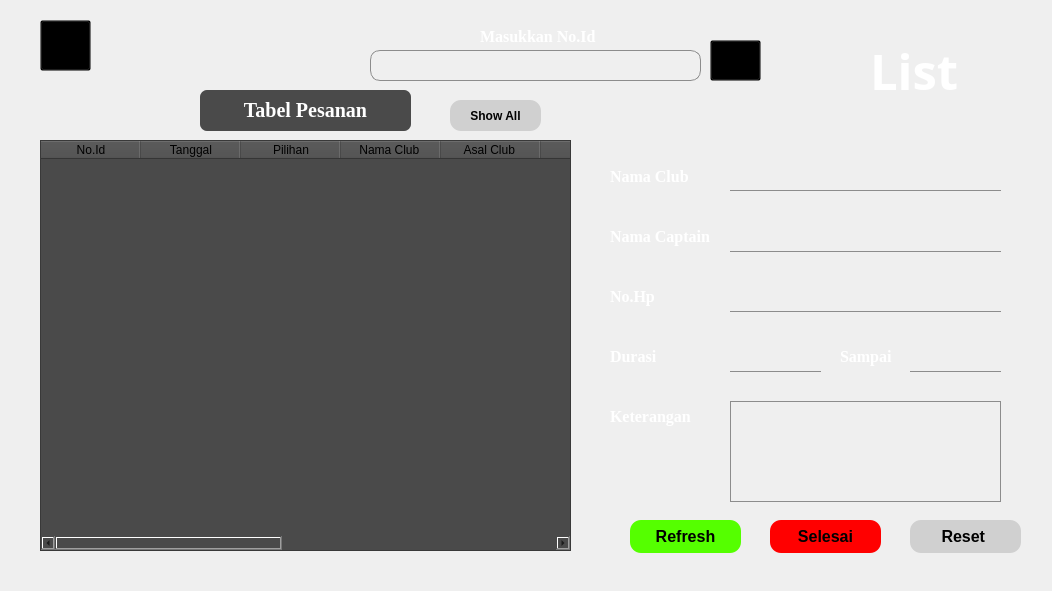
<?xml version="1.0" encoding="UTF-8"?>
<ui version="4.0">
 <class>List</class>
 <widget class="QMainWindow" name="List">
  <property name="geometry">
   <rect>
    <x>0</x>
    <y>0</y>
    <width>1052</width>
    <height>591</height>
   </rect>
  </property>
  <property name="windowTitle">
   <string>LIST</string>
  </property>
  <widget class="QWidget" name="centralwidget">
   <widget class="QTableWidget" name="tabelpeserta">
    <property name="geometry">
     <rect>
      <x>40</x>
      <y>140</y>
      <width>531</width>
      <height>411</height>
     </rect>
    </property>
    <property name="styleSheet">
     <string notr="true">


background-color: rgb(74, 74, 74)</string>
    </property>
    <property name="rowCount">
     <number>0</number>
    </property>
    <property name="columnCount">
     <number>11</number>
    </property>
    <attribute name="horizontalHeaderMinimumSectionSize">
     <number>50</number>
    </attribute>
    <attribute name="horizontalHeaderShowSortIndicator" stdset="0">
     <bool>true</bool>
    </attribute>
    <attribute name="horizontalHeaderStretchLastSection">
     <bool>true</bool>
    </attribute>
    <column>
     <property name="text">
      <string>No.Id</string>
     </property>
    </column>
    <column>
     <property name="text">
      <string>Tanggal</string>
     </property>
    </column>
    <column>
     <property name="text">
      <string>Pilihan</string>
     </property>
    </column>
    <column>
     <property name="text">
      <string>Nama Club </string>
     </property>
    </column>
    <column>
     <property name="text">
      <string>Asal Club </string>
     </property>
    </column>
    <column>
     <property name="text">
      <string>Captain</string>
     </property>
    </column>
    <column>
     <property name="text">
      <string>No.HP</string>
     </property>
    </column>
    <column>
     <property name="text">
      <string>Banyak Pemain</string>
     </property>
    </column>
    <column>
     <property name="text">
      <string>Waktu Mulai</string>
     </property>
    </column>
    <column>
     <property name="text">
      <string>Waktu Akhir</string>
     </property>
    </column>
    <column>
     <property name="text">
      <string>Keterangan</string>
     </property>
    </column>
   </widget>
   <widget class="QTextBrowser" name="textBrowser">
    <property name="geometry">
     <rect>
      <x>730</x>
      <y>160</y>
      <width>271</width>
      <height>31</height>
     </rect>
    </property>
    <property name="font">
     <font>
      <pointsize>9</pointsize>
     </font>
    </property>
    <property name="styleSheet">
     <string notr="true">background-color: rgb(0,0,0,0);
border : None ; 
border-bottom: 1px solid rgb(140, 140, 140); 
padding-bottom:7px; 
color: rgb(255, 255, 255);
</string>
    </property>
   </widget>
   <widget class="QLabel" name="label_2">
    <property name="geometry">
     <rect>
      <x>610</x>
      <y>160</y>
      <width>91</width>
      <height>32</height>
     </rect>
    </property>
    <property name="font">
     <font>
      <family>Times New Roman</family>
      <pointsize>12</pointsize>
      <weight>75</weight>
      <bold>true</bold>
     </font>
    </property>
    <property name="styleSheet">
     <string notr="true">color: rgb(255, 255, 255);</string>
    </property>
    <property name="text">
     <string>Nama Club</string>
    </property>
   </widget>
   <widget class="QLabel" name="label_4">
    <property name="geometry">
     <rect>
      <x>610</x>
      <y>220</y>
      <width>111</width>
      <height>32</height>
     </rect>
    </property>
    <property name="font">
     <font>
      <family>Times New Roman</family>
      <pointsize>12</pointsize>
      <weight>75</weight>
      <bold>true</bold>
     </font>
    </property>
    <property name="styleSheet">
     <string notr="true">color: rgb(255, 255, 255);
</string>
    </property>
    <property name="text">
     <string>Nama Captain</string>
    </property>
   </widget>
   <widget class="QLabel" name="label_9">
    <property name="geometry">
     <rect>
      <x>610</x>
      <y>280</y>
      <width>81</width>
      <height>32</height>
     </rect>
    </property>
    <property name="font">
     <font>
      <family>Times New Roman</family>
      <pointsize>12</pointsize>
      <weight>75</weight>
      <bold>true</bold>
     </font>
    </property>
    <property name="styleSheet">
     <string notr="true">color: rgb(255, 255, 255);</string>
    </property>
    <property name="text">
     <string>No.Hp</string>
    </property>
   </widget>
   <widget class="QLabel" name="label_6">
    <property name="geometry">
     <rect>
      <x>610</x>
      <y>340</y>
      <width>91</width>
      <height>32</height>
     </rect>
    </property>
    <property name="font">
     <font>
      <family>Times New Roman</family>
      <pointsize>12</pointsize>
      <weight>75</weight>
      <bold>true</bold>
     </font>
    </property>
    <property name="styleSheet">
     <string notr="true">color: rgb(255, 255, 255);</string>
    </property>
    <property name="text">
     <string>Durasi </string>
    </property>
   </widget>
   <widget class="QLabel" name="label_8">
    <property name="geometry">
     <rect>
      <x>840</x>
      <y>340</y>
      <width>61</width>
      <height>32</height>
     </rect>
    </property>
    <property name="font">
     <font>
      <family>Times New Roman</family>
      <pointsize>12</pointsize>
      <weight>75</weight>
      <bold>true</bold>
     </font>
    </property>
    <property name="styleSheet">
     <string notr="true">color: rgb(255, 255, 255);</string>
    </property>
    <property name="text">
     <string>Sampai</string>
    </property>
   </widget>
   <widget class="QTextBrowser" name="textBrowser_2">
    <property name="geometry">
     <rect>
      <x>730</x>
      <y>220</y>
      <width>271</width>
      <height>32</height>
     </rect>
    </property>
    <property name="font">
     <font>
      <pointsize>9</pointsize>
     </font>
    </property>
    <property name="styleSheet">
     <string notr="true">background-color: rgb(0,0,0,0);
border : None ; 
border-bottom: 1px solid rgb(140, 140, 140); 
padding-bottom:7px; 
color: rgb(255, 255, 255);
</string>
    </property>
   </widget>
   <widget class="QTextBrowser" name="textBrowser_3">
    <property name="geometry">
     <rect>
      <x>730</x>
      <y>280</y>
      <width>271</width>
      <height>32</height>
     </rect>
    </property>
    <property name="font">
     <font>
      <pointsize>9</pointsize>
     </font>
    </property>
    <property name="styleSheet">
     <string notr="true">background-color: rgb(0,0,0,0);
border : None ; 
border-bottom: 1px solid rgb(140, 140, 140); 
padding-bottom:7px; 
color: rgb(255, 255, 255);
</string>
    </property>
   </widget>
   <widget class="QTextBrowser" name="textBrowser_4">
    <property name="geometry">
     <rect>
      <x>730</x>
      <y>340</y>
      <width>91</width>
      <height>32</height>
     </rect>
    </property>
    <property name="font">
     <font>
      <pointsize>9</pointsize>
     </font>
    </property>
    <property name="styleSheet">
     <string notr="true">background-color: rgb(0,0,0,0);
border : None ; 
border-bottom: 1px solid rgb(140, 140, 140); 
padding-bottom:7px; 
color: rgb(255, 255, 255);
</string>
    </property>
   </widget>
   <widget class="QTextBrowser" name="textBrowser_5">
    <property name="geometry">
     <rect>
      <x>910</x>
      <y>340</y>
      <width>91</width>
      <height>32</height>
     </rect>
    </property>
    <property name="font">
     <font>
      <pointsize>9</pointsize>
     </font>
    </property>
    <property name="styleSheet">
     <string notr="true">background-color: rgb(0,0,0,0);
border : None ; 
border-bottom: 1px solid rgb(140, 140, 140); 
padding-bottom:7px; 
color: rgb(255, 255, 255);
</string>
    </property>
   </widget>
   <widget class="QLabel" name="label_7">
    <property name="geometry">
     <rect>
      <x>610</x>
      <y>400</y>
      <width>81</width>
      <height>32</height>
     </rect>
    </property>
    <property name="font">
     <font>
      <family>Times New Roman</family>
      <pointsize>12</pointsize>
      <weight>75</weight>
      <bold>true</bold>
     </font>
    </property>
    <property name="styleSheet">
     <string notr="true">color: rgb(255, 255, 255);</string>
    </property>
    <property name="text">
     <string>Keterangan</string>
    </property>
   </widget>
   <widget class="QTextBrowser" name="textBrowser_6">
    <property name="geometry">
     <rect>
      <x>730</x>
      <y>401</y>
      <width>271</width>
      <height>101</height>
     </rect>
    </property>
    <property name="styleSheet">
     <string notr="true">background-color: rgb(0,0,0,0);
border : None ; 
border-top : 1px solid rgb(140, 140, 140);
border-left:1px solid rgb(140, 140, 140);
border-right:1px solid rgb(140, 140, 140);

border-bottom: 1px solid rgb(140, 140, 140); 
padding-bottom:7px; 
color: rgb(255, 255, 255);
</string>
    </property>
   </widget>
   <widget class="QToolButton" name="toolButton">
    <property name="geometry">
     <rect>
      <x>910</x>
      <y>520</y>
      <width>111</width>
      <height>33</height>
     </rect>
    </property>
    <property name="font">
     <font>
      <family>Arial</family>
      <pointsize>12</pointsize>
      <weight>75</weight>
      <bold>true</bold>
     </font>
    </property>
    <property name="cursor">
     <cursorShape>PointingHandCursor</cursorShape>
    </property>
    <property name="styleSheet">
     <string notr="true">QToolButton

{
color:black;
border-radius:11px;
background-color: rgb(208, 208, 208);

}

QToolButton:hover

{
color:white;
border-radius: 11px;
	background-color: rgb(162, 162, 162);

}
</string>
    </property>
    <property name="text">
     <string>Reset </string>
    </property>
   </widget>
   <widget class="QToolButton" name="toolButton_2">
    <property name="geometry">
     <rect>
      <x>770</x>
      <y>520</y>
      <width>111</width>
      <height>33</height>
     </rect>
    </property>
    <property name="font">
     <font>
      <family>Arial</family>
      <pointsize>12</pointsize>
      <weight>75</weight>
      <bold>true</bold>
     </font>
    </property>
    <property name="cursor">
     <cursorShape>PointingHandCursor</cursorShape>
    </property>
    <property name="styleSheet">
     <string notr="true">QToolButton

{
color:black;
border-radius:11px;
background-color: rgb(255, 0, 0);

}

QToolButton:hover

{
color:white;
border-radius: 11px;
	background-color: rgb(162, 162, 162);

}
</string>
    </property>
    <property name="text">
     <string>Selesai</string>
    </property>
   </widget>
   <widget class="QLabel" name="label">
    <property name="geometry">
     <rect>
      <x>200</x>
      <y>90</y>
      <width>211</width>
      <height>41</height>
     </rect>
    </property>
    <property name="font">
     <font>
      <family>Times New Roman</family>
      <pointsize>15</pointsize>
      <weight>75</weight>
      <bold>true</bold>
     </font>
    </property>
    <property name="styleSheet">
     <string notr="true">color: rgb(255, 255, 255);
border-radius: 7px;
background-color: rgb(74, 74, 74);</string>
    </property>
    <property name="text">
     <string>&lt;html&gt;&lt;head/&gt;&lt;body&gt;&lt;p align=&quot;center&quot;&gt;Tabel Pesanan&lt;/p&gt;&lt;/body&gt;&lt;/html&gt;</string>
    </property>
   </widget>
   <widget class="QLineEdit" name="lineEdit">
    <property name="geometry">
     <rect>
      <x>370</x>
      <y>50</y>
      <width>331</width>
      <height>31</height>
     </rect>
    </property>
    <property name="font">
     <font>
      <pointsize>13</pointsize>
     </font>
    </property>
    <property name="toolTip">
     <string>&lt;html&gt;&lt;head/&gt;&lt;body&gt;&lt;p align=&quot;center&quot;&gt;&lt;br/&gt;&lt;/p&gt;&lt;/body&gt;&lt;/html&gt;</string>
    </property>
    <property name="styleSheet">
     <string notr="true">border-radius: 10px;
background-color: rgb(0,0,0,0);
border-top:1px solid rgb(140, 140, 140);
border-left:1px solid rgb(140, 140, 140);
border-right:1px solid rgb(140, 140, 140);
border-bottom: 1px solid rgb(140, 140, 140); 
padding-bottom:7px; 
color: rgb(255, 255, 255);
</string>
    </property>
    <property name="text">
     <string/>
    </property>
    <property name="clearButtonEnabled">
     <bool>true</bool>
    </property>
   </widget>
   <widget class="QLabel" name="label_3">
    <property name="geometry">
     <rect>
      <x>870</x>
      <y>40</y>
      <width>91</width>
      <height>61</height>
     </rect>
    </property>
    <property name="font">
     <font>
      <family>Brush Script MT</family>
      <pointsize>37</pointsize>
      <weight>75</weight>
      <bold>true</bold>
      <underline>false</underline>
     </font>
    </property>
    <property name="styleSheet">
     <string notr="true">color: rgb(255, 255, 255);</string>
    </property>
    <property name="text">
     <string>List </string>
    </property>
   </widget>
   <widget class="QPushButton" name="icon_gerbang">
    <property name="geometry">
     <rect>
      <x>40</x>
      <y>20</y>
      <width>51</width>
      <height>51</height>
     </rect>
    </property>
    <property name="cursor">
     <cursorShape>PointingHandCursor</cursorShape>
    </property>
    <property name="mouseTracking">
     <bool>false</bool>
    </property>
    <property name="tabletTracking">
     <bool>false</bool>
    </property>
    <property name="styleSheet">
     <string notr="true">QPushButton

{
	image: url(:/LAPBAS/logging-out-2355227_960_720.webp);

background-color: rgb(0,0,0,0);

}

QPushButton:hover

{
image: url(:/LAPBAS/logging-out-2355227_960_720.webp);

	background-color: rgb(255, 255, 255);

}</string>
    </property>
    <property name="text">
     <string/>
    </property>
    <property name="autoDefault">
     <bool>false</bool>
    </property>
    <property name="flat">
     <bool>false</bool>
    </property>
   </widget>
   <widget class="QLabel" name="label_10">
    <property name="geometry">
     <rect>
      <x>-280</x>
      <y>-110</y>
      <width>1341</width>
      <height>711</height>
     </rect>
    </property>
    <property name="text">
     <string/>
    </property>
    <property name="pixmap">
     <pixmap resource="../Images/image.qrc">:/LAPBAS/mengenal-penemu-bola-basket-ini-sosoknya-VdY4VLj8hU.jpg</pixmap>
    </property>
    <property name="scaledContents">
     <bool>true</bool>
    </property>
   </widget>
   <widget class="QLabel" name="label_11">
    <property name="geometry">
     <rect>
      <x>480</x>
      <y>20</y>
      <width>131</width>
      <height>32</height>
     </rect>
    </property>
    <property name="font">
     <font>
      <family>Times New Roman</family>
      <pointsize>12</pointsize>
      <weight>75</weight>
      <bold>true</bold>
     </font>
    </property>
    <property name="styleSheet">
     <string notr="true">color: rgb(255, 255, 255);</string>
    </property>
    <property name="text">
     <string>Masukkan No.Id</string>
    </property>
   </widget>
   <widget class="QPushButton" name="pushButton">
    <property name="geometry">
     <rect>
      <x>710</x>
      <y>40</y>
      <width>51</width>
      <height>41</height>
     </rect>
    </property>
    <property name="cursor">
     <cursorShape>PointingHandCursor</cursorShape>
    </property>
    <property name="styleSheet">
     <string notr="true">
QPushButton

{
	image: url(:/LAPBAS/zoom-icon-png-9.png);

background-color: rgb(0,0,0,0);

}

QPushButton:hover

{
image: url(:/LAPBAS/zoom-icon-png-9.png);

	background-color: rgb(255, 255, 255);

}</string>
    </property>
    <property name="text">
     <string/>
    </property>
   </widget>
   <widget class="QToolButton" name="toolButton_3">
    <property name="geometry">
     <rect>
      <x>450</x>
      <y>100</y>
      <width>91</width>
      <height>31</height>
     </rect>
    </property>
    <property name="font">
     <font>
      <family>Arial</family>
      <pointsize>9</pointsize>
      <weight>75</weight>
      <bold>true</bold>
     </font>
    </property>
    <property name="cursor">
     <cursorShape>PointingHandCursor</cursorShape>
    </property>
    <property name="styleSheet">
     <string notr="true">QToolButton

{
color:black;
border-radius:11px;
background-color: rgb(208, 208, 208);

}

QToolButton:hover

{
color:white;
border-radius: 11px;
	background-color: rgb(162, 162, 162);

}
</string>
    </property>
    <property name="text">
     <string>Show All</string>
    </property>
   </widget>
   <widget class="QToolButton" name="toolButton_4">
    <property name="geometry">
     <rect>
      <x>630</x>
      <y>520</y>
      <width>111</width>
      <height>33</height>
     </rect>
    </property>
    <property name="font">
     <font>
      <family>Arial</family>
      <pointsize>12</pointsize>
      <weight>75</weight>
      <bold>true</bold>
     </font>
    </property>
    <property name="cursor">
     <cursorShape>PointingHandCursor</cursorShape>
    </property>
    <property name="styleSheet">
     <string notr="true">QToolButton

{
color:black;
border-radius:11px;
background-color: rgb(85, 255, 0);

}

QToolButton:hover

{
color:white;
border-radius: 11px;
	background-color: rgb(162, 162, 162);

}
</string>
    </property>
    <property name="text">
     <string>Refresh</string>
    </property>
   </widget>
   <zorder>label_10</zorder>
   <zorder>tabelpeserta</zorder>
   <zorder>textBrowser</zorder>
   <zorder>label_2</zorder>
   <zorder>label_4</zorder>
   <zorder>label_9</zorder>
   <zorder>label_6</zorder>
   <zorder>label_8</zorder>
   <zorder>textBrowser_2</zorder>
   <zorder>textBrowser_3</zorder>
   <zorder>textBrowser_4</zorder>
   <zorder>textBrowser_5</zorder>
   <zorder>label_7</zorder>
   <zorder>textBrowser_6</zorder>
   <zorder>toolButton</zorder>
   <zorder>toolButton_2</zorder>
   <zorder>label</zorder>
   <zorder>lineEdit</zorder>
   <zorder>label_3</zorder>
   <zorder>icon_gerbang</zorder>
   <zorder>label_11</zorder>
   <zorder>pushButton</zorder>
   <zorder>toolButton_3</zorder>
   <zorder>toolButton_4</zorder>
  </widget>
 </widget>
 <resources>
  <include location="../Images/image.qrc"/>
 </resources>
 <connections/>
</ui>
